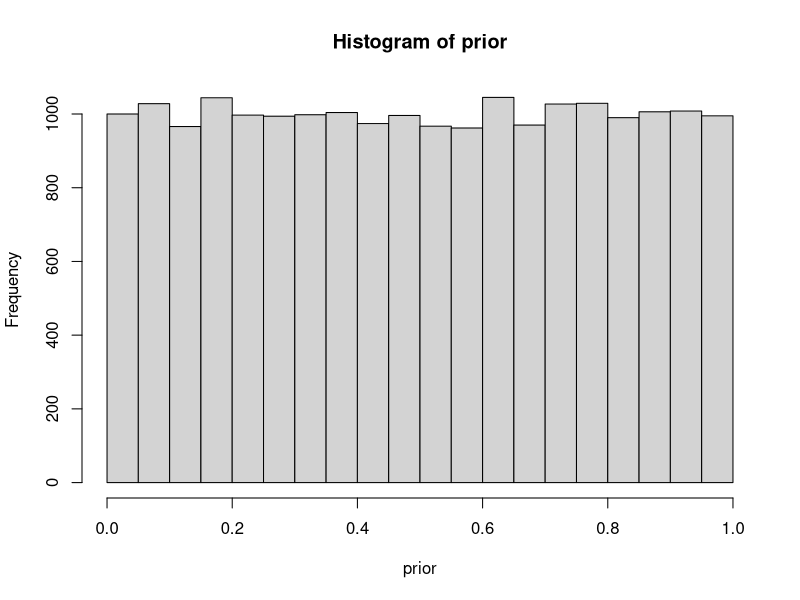
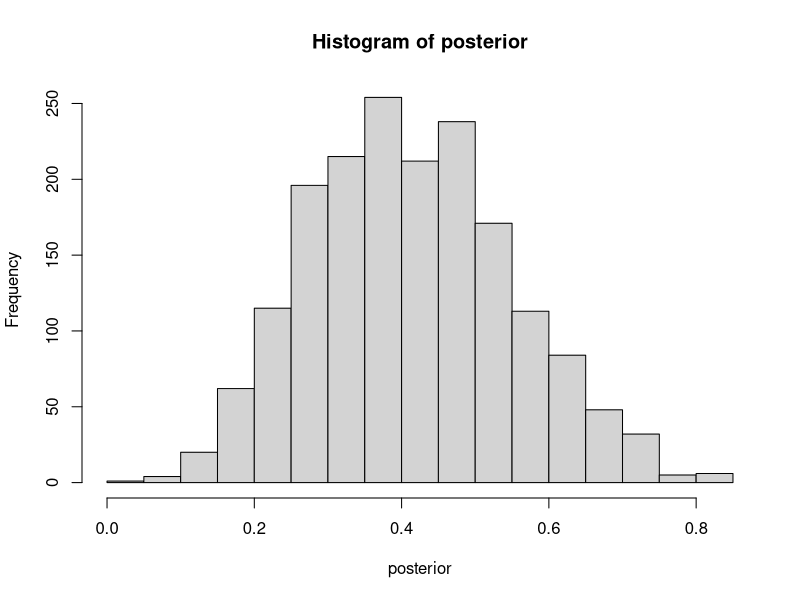
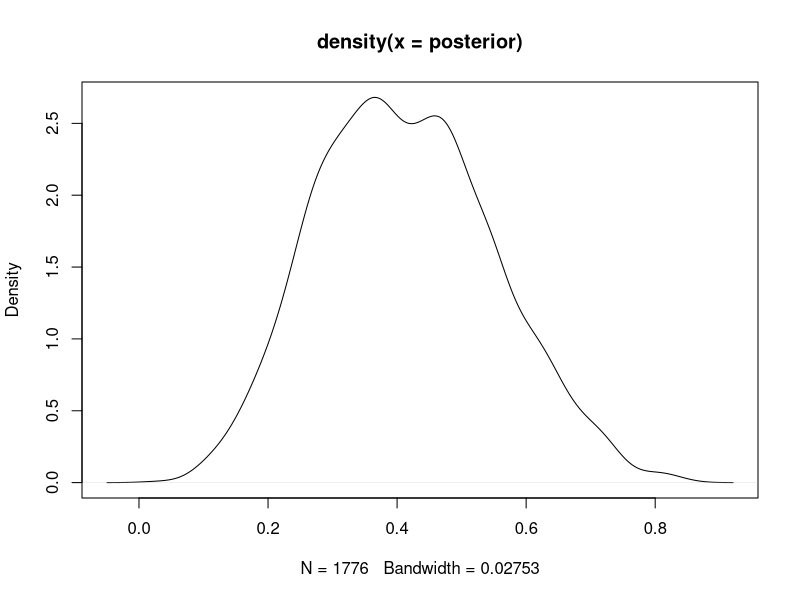

Reproduce these figures in R, in order.
## ---- chunk 1
# only relevant when knitting the document
options(width = 90)
knitr::opts_chunk$set(
  cache = FALSE,
  comment = NA,
  message = FALSE,
  warning = FALSE
)
## ---- chunk 2
n_draws <- 20000
## ---- chunk 3
prior <- rbeta(n_draws, 1, 1)
## ---- chunk 4
hist(prior)
## ---- chunk 5
N <- 10
y_obs <- 4
## ---- chunk 6
y_sim <- rbinom(length(prior), size = N, prob = prior)
## ---- chunk 7
posterior <- prior[y_sim == y_obs] 
## ---- chunk 8
length(posterior) 
## ---- chunk 9
hist(posterior)
plot(density(posterior))
## ---- chunk 10
mean(posterior)
median(posterior)
